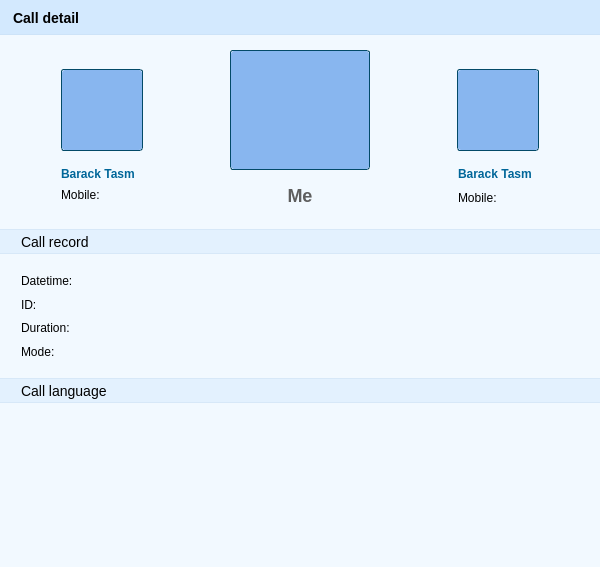
<?xml version="1.0" encoding="UTF-8"?>
<ui version="4.0">
 <class>ns::ViewRecentDetail</class>
 <widget class="QWidget" name="ns::ViewRecentDetail">
  <property name="geometry">
   <rect>
    <x>0</x>
    <y>0</y>
    <width>600</width>
    <height>567</height>
   </rect>
  </property>
  <property name="minimumSize">
   <size>
    <width>600</width>
    <height>567</height>
   </size>
  </property>
  <property name="maximumSize">
   <size>
    <width>600</width>
    <height>567</height>
   </size>
  </property>
  <property name="windowTitle">
   <string>YesPo Service Client</string>
  </property>
  <property name="styleSheet">
   <string notr="true">* {
	font-family: Verdana, &quot;宋体&quot;, Arial, Sans-serif, Segoe UI, Tahoma;
}

#widgetTitlePanel {
	background: #d3e9fe;
	border-bottom: 1px solid #cde3f8;
}

#widgetTitlePanel #labelTitle {
	font-size: 14px;
	font-weight: bold;
}

#widgetBottom {
	background: #f2f9ff;
}

#widgetBottom #widgetCallerPhoto, #widgetBottom #widgetCalleePhoto {
	border: 1px solid #034a68;
	border-radius: 3px;
}

#widgetBottom #widgetMePhoto{
	border: 1px solid #034a68;
	border-radius: 3px;
}

#labelCallerArrow,#labelMeArrow {
	border-image: url(:/images/ui/recent_forward.png) 0 20 0 0;
	border-top: 0px transparent;
	border-right: 20px transparent;
	border-bottom: 0px transparent;
	border-left: 0px transparent;
}

#labelCallLanguage,#labelCallRecord {
	background: #e3f1fe;
	border-top: 1px solid #d7e8f8;
	border-bottom: 1px solid #d7e8f8;
	padding-left: 18px;
	font-size : 12px;
}

#labelCallerName,#labelCalleeName {
	font-weight: bold;
	color : #006699;
}

#labelMeName {
	font-size: 18px;
	color: #5e5e5e;
	font-weight: bold;
}

#labelCallInfo,#labelCallLanguage,#labelCallRecord {
	font-size: 14px;
}

#labelCallerPhoto,#labelCalleePhoto,#labelMePhoto {
	background: #88b6ef;
	border-radius: 3px;
}
#labelCalleeInfo,#labelCalleeName {
	padding-left:70px;
}</string>
  </property>
  <layout class="QVBoxLayout" name="verticalLayout">
   <property name="spacing">
    <number>0</number>
   </property>
   <property name="margin">
    <number>0</number>
   </property>
   <item>
    <widget class="QWidget" name="widgetTitlePanel" native="true">
     <property name="minimumSize">
      <size>
       <width>0</width>
       <height>35</height>
      </size>
     </property>
     <property name="maximumSize">
      <size>
       <width>16777215</width>
       <height>35</height>
      </size>
     </property>
     <layout class="QHBoxLayout" name="horizontalLayout_3">
      <property name="leftMargin">
       <number>13</number>
      </property>
      <item>
       <widget class="QLabel" name="labelTitle">
        <property name="minimumSize">
         <size>
          <width>0</width>
          <height>0</height>
         </size>
        </property>
        <property name="maximumSize">
         <size>
          <width>16777215</width>
          <height>16777215</height>
         </size>
        </property>
        <property name="text">
         <string>Call detail</string>
        </property>
       </widget>
      </item>
     </layout>
    </widget>
   </item>
   <item>
    <widget class="QWidget" name="widgetBottom" native="true">
     <layout class="QVBoxLayout" name="verticalLayout_2">
      <property name="spacing">
       <number>0</number>
      </property>
      <property name="margin">
       <number>0</number>
      </property>
      <item>
       <widget class="QWidget" name="widgetCallInfo" native="true">
        <property name="minimumSize">
         <size>
          <width>0</width>
          <height>194</height>
         </size>
        </property>
        <property name="maximumSize">
         <size>
          <width>16777215</width>
          <height>194</height>
         </size>
        </property>
        <layout class="QHBoxLayout" name="horizontalLayout_14">
         <property name="spacing">
          <number>15</number>
         </property>
         <property name="leftMargin">
          <number>9</number>
         </property>
         <property name="topMargin">
          <number>15</number>
         </property>
         <property name="rightMargin">
          <number>9</number>
         </property>
         <item>
          <spacer name="horizontalSpacer">
           <property name="orientation">
            <enum>Qt::Horizontal</enum>
           </property>
           <property name="sizeHint" stdset="0">
            <size>
             <width>128</width>
             <height>20</height>
            </size>
           </property>
          </spacer>
         </item>
         <item>
          <widget class="QWidget" name="widgetCaller" native="true">
           <layout class="QVBoxLayout" name="verticalLayout_11">
            <property name="spacing">
             <number>9</number>
            </property>
            <property name="leftMargin">
             <number>0</number>
            </property>
            <property name="topMargin">
             <number>19</number>
            </property>
            <property name="rightMargin">
             <number>0</number>
            </property>
            <item>
             <layout class="QHBoxLayout" name="horizontalLayout_12">
              <property name="spacing">
               <number>15</number>
              </property>
              <item>
               <widget class="QWidget" name="widgetCallerPhoto" native="true">
                <property name="minimumSize">
                 <size>
                  <width>82</width>
                  <height>82</height>
                 </size>
                </property>
                <property name="maximumSize">
                 <size>
                  <width>82</width>
                  <height>82</height>
                 </size>
                </property>
                <layout class="QVBoxLayout" name="verticalLayout_4">
                 <property name="spacing">
                  <number>0</number>
                 </property>
                 <property name="margin">
                  <number>1</number>
                 </property>
                 <item>
                  <widget class="ns::ElidedLabel" name="labelCallerPhoto">
                   <property name="minimumSize">
                    <size>
                     <width>80</width>
                     <height>80</height>
                    </size>
                   </property>
                   <property name="maximumSize">
                    <size>
                     <width>80</width>
                     <height>80</height>
                    </size>
                   </property>
                   <property name="text">
                    <string/>
                   </property>
                   <property name="alignment">
                    <set>Qt::AlignCenter</set>
                   </property>
                  </widget>
                 </item>
                </layout>
               </widget>
              </item>
              <item>
               <widget class="QLabel" name="labelCallerArrow">
                <property name="minimumSize">
                 <size>
                  <width>57</width>
                  <height>28</height>
                 </size>
                </property>
                <property name="maximumSize">
                 <size>
                  <width>57</width>
                  <height>28</height>
                 </size>
                </property>
                <property name="text">
                 <string/>
                </property>
               </widget>
              </item>
             </layout>
            </item>
            <item>
             <layout class="QVBoxLayout" name="verticalLayout_8">
              <property name="spacing">
               <number>0</number>
              </property>
              <item>
               <widget class="QLabel" name="labelCallerName">
                <property name="text">
                 <string>Barack Tasm</string>
                </property>
                <property name="scaledContents">
                 <bool>true</bool>
                </property>
               </widget>
              </item>
              <item>
               <widget class="QLabel" name="labelCallerInfo">
                <property name="minimumSize">
                 <size>
                  <width>0</width>
                  <height>23</height>
                 </size>
                </property>
                <property name="maximumSize">
                 <size>
                  <width>16777215</width>
                  <height>23</height>
                 </size>
                </property>
                <property name="text">
                 <string>Mobile:</string>
                </property>
                <property name="scaledContents">
                 <bool>true</bool>
                </property>
                <property name="alignment">
                 <set>Qt::AlignLeading|Qt::AlignLeft|Qt::AlignTop</set>
                </property>
               </widget>
              </item>
             </layout>
            </item>
           </layout>
          </widget>
         </item>
         <item>
          <widget class="QWidget" name="widget" native="true">
           <layout class="QVBoxLayout" name="verticalLayout_13">
            <property name="spacing">
             <number>0</number>
            </property>
            <property name="margin">
             <number>0</number>
            </property>
            <item>
             <widget class="QWidget" name="widgetMePhoto" native="true">
              <property name="minimumSize">
               <size>
                <width>140</width>
                <height>120</height>
               </size>
              </property>
              <property name="maximumSize">
               <size>
                <width>140</width>
                <height>120</height>
               </size>
              </property>
              <layout class="QVBoxLayout" name="verticalLayout_5">
               <property name="spacing">
                <number>0</number>
               </property>
               <property name="margin">
                <number>1</number>
               </property>
               <item>
                <widget class="ns::ElidedLabel" name="labelMePhoto">
                 <property name="minimumSize">
                  <size>
                   <width>138</width>
                   <height>118</height>
                  </size>
                 </property>
                 <property name="maximumSize">
                  <size>
                   <width>138</width>
                   <height>118</height>
                  </size>
                 </property>
                 <property name="text">
                  <string/>
                 </property>
                 <property name="alignment">
                  <set>Qt::AlignCenter</set>
                 </property>
                </widget>
               </item>
              </layout>
             </widget>
            </item>
            <item>
             <widget class="QLabel" name="labelMeName">
              <property name="text">
               <string>Me</string>
              </property>
              <property name="scaledContents">
               <bool>true</bool>
              </property>
              <property name="alignment">
               <set>Qt::AlignCenter</set>
              </property>
             </widget>
            </item>
           </layout>
          </widget>
         </item>
         <item>
          <widget class="QWidget" name="widgetCallee" native="true">
           <layout class="QVBoxLayout" name="verticalLayout_10">
            <property name="spacing">
             <number>9</number>
            </property>
            <property name="leftMargin">
             <number>0</number>
            </property>
            <property name="topMargin">
             <number>19</number>
            </property>
            <property name="rightMargin">
             <number>0</number>
            </property>
            <item>
             <layout class="QHBoxLayout" name="horizontalLayout_8">
              <property name="spacing">
               <number>15</number>
              </property>
              <item>
               <widget class="QLabel" name="labelMeArrow">
                <property name="minimumSize">
                 <size>
                  <width>57</width>
                  <height>28</height>
                 </size>
                </property>
                <property name="maximumSize">
                 <size>
                  <width>57</width>
                  <height>28</height>
                 </size>
                </property>
                <property name="text">
                 <string/>
                </property>
               </widget>
              </item>
              <item>
               <widget class="QWidget" name="widgetCalleePhoto" native="true">
                <property name="minimumSize">
                 <size>
                  <width>82</width>
                  <height>82</height>
                 </size>
                </property>
                <property name="maximumSize">
                 <size>
                  <width>82</width>
                  <height>82</height>
                 </size>
                </property>
                <layout class="QVBoxLayout" name="verticalLayout_6">
                 <property name="spacing">
                  <number>0</number>
                 </property>
                 <property name="margin">
                  <number>1</number>
                 </property>
                 <item>
                  <widget class="ns::ElidedLabel" name="labelCalleePhoto">
                   <property name="minimumSize">
                    <size>
                     <width>80</width>
                     <height>80</height>
                    </size>
                   </property>
                   <property name="maximumSize">
                    <size>
                     <width>80</width>
                     <height>80</height>
                    </size>
                   </property>
                   <property name="text">
                    <string/>
                   </property>
                   <property name="alignment">
                    <set>Qt::AlignCenter</set>
                   </property>
                  </widget>
                 </item>
                </layout>
               </widget>
              </item>
             </layout>
            </item>
            <item>
             <layout class="QVBoxLayout" name="verticalLayout_9">
              <property name="spacing">
               <number>0</number>
              </property>
              <item>
               <widget class="QLabel" name="labelCalleeName">
                <property name="text">
                 <string>Barack Tasm</string>
                </property>
                <property name="scaledContents">
                 <bool>true</bool>
                </property>
               </widget>
              </item>
              <item>
               <widget class="QLabel" name="labelCalleeInfo">
                <property name="minimumSize">
                 <size>
                  <width>0</width>
                  <height>23</height>
                 </size>
                </property>
                <property name="maximumSize">
                 <size>
                  <width>16777215</width>
                  <height>23</height>
                 </size>
                </property>
                <property name="text">
                 <string>Mobile:</string>
                </property>
                <property name="scaledContents">
                 <bool>true</bool>
                </property>
                <property name="alignment">
                 <set>Qt::AlignLeading|Qt::AlignLeft|Qt::AlignTop</set>
                </property>
               </widget>
              </item>
             </layout>
            </item>
           </layout>
          </widget>
         </item>
         <item>
          <spacer name="horizontalSpacer_3">
           <property name="orientation">
            <enum>Qt::Horizontal</enum>
           </property>
           <property name="sizeHint" stdset="0">
            <size>
             <width>128</width>
             <height>20</height>
            </size>
           </property>
          </spacer>
         </item>
        </layout>
       </widget>
      </item>
      <item>
       <widget class="QLabel" name="labelCallRecord">
        <property name="minimumSize">
         <size>
          <width>0</width>
          <height>25</height>
         </size>
        </property>
        <property name="maximumSize">
         <size>
          <width>16777215</width>
          <height>25</height>
         </size>
        </property>
        <property name="text">
         <string>Call record</string>
        </property>
       </widget>
      </item>
      <item>
       <widget class="QWidget" name="widgetCallRecord" native="true">
        <property name="minimumSize">
         <size>
          <width>0</width>
          <height>124</height>
         </size>
        </property>
        <property name="maximumSize">
         <size>
          <width>16777215</width>
          <height>124</height>
         </size>
        </property>
        <layout class="QVBoxLayout" name="verticalLayout_7">
         <property name="spacing">
          <number>0</number>
         </property>
         <property name="leftMargin">
          <number>0</number>
         </property>
         <property name="topMargin">
          <number>15</number>
         </property>
         <property name="rightMargin">
          <number>0</number>
         </property>
         <property name="bottomMargin">
          <number>15</number>
         </property>
         <item>
          <layout class="QHBoxLayout" name="horizontalLayout">
           <property name="spacing">
            <number>0</number>
           </property>
           <property name="leftMargin">
            <number>21</number>
           </property>
           <item>
            <widget class="QLabel" name="labelCallDatetime">
             <property name="minimumSize">
              <size>
               <width>60</width>
               <height>0</height>
              </size>
             </property>
             <property name="maximumSize">
              <size>
               <width>60</width>
               <height>16777215</height>
              </size>
             </property>
             <property name="text">
              <string>Datetime:</string>
             </property>
             <property name="alignment">
              <set>Qt::AlignLeading|Qt::AlignLeft|Qt::AlignVCenter</set>
             </property>
            </widget>
           </item>
           <item>
            <widget class="QLabel" name="labelCallDatetimeValue">
             <property name="minimumSize">
              <size>
               <width>0</width>
               <height>0</height>
              </size>
             </property>
             <property name="maximumSize">
              <size>
               <width>16777215</width>
               <height>16777215</height>
              </size>
             </property>
             <property name="text">
              <string/>
             </property>
             <property name="alignment">
              <set>Qt::AlignLeading|Qt::AlignLeft|Qt::AlignVCenter</set>
             </property>
            </widget>
           </item>
          </layout>
         </item>
         <item>
          <layout class="QHBoxLayout" name="horizontalLayout_5">
           <property name="spacing">
            <number>0</number>
           </property>
           <property name="leftMargin">
            <number>21</number>
           </property>
           <item>
            <widget class="QLabel" name="labelCallID">
             <property name="minimumSize">
              <size>
               <width>60</width>
               <height>0</height>
              </size>
             </property>
             <property name="maximumSize">
              <size>
               <width>60</width>
               <height>16777215</height>
              </size>
             </property>
             <property name="text">
              <string>ID:</string>
             </property>
             <property name="alignment">
              <set>Qt::AlignLeading|Qt::AlignLeft|Qt::AlignVCenter</set>
             </property>
            </widget>
           </item>
           <item>
            <widget class="QLabel" name="labelCallIDValue">
             <property name="minimumSize">
              <size>
               <width>0</width>
               <height>0</height>
              </size>
             </property>
             <property name="maximumSize">
              <size>
               <width>16777215</width>
               <height>16777215</height>
              </size>
             </property>
             <property name="text">
              <string/>
             </property>
             <property name="alignment">
              <set>Qt::AlignLeading|Qt::AlignLeft|Qt::AlignVCenter</set>
             </property>
            </widget>
           </item>
          </layout>
         </item>
         <item>
          <layout class="QHBoxLayout" name="horizontalLayout_4">
           <property name="spacing">
            <number>0</number>
           </property>
           <property name="leftMargin">
            <number>21</number>
           </property>
           <item>
            <widget class="QLabel" name="labelCallDuration">
             <property name="minimumSize">
              <size>
               <width>60</width>
               <height>0</height>
              </size>
             </property>
             <property name="maximumSize">
              <size>
               <width>60</width>
               <height>16777215</height>
              </size>
             </property>
             <property name="text">
              <string>Duration:</string>
             </property>
             <property name="alignment">
              <set>Qt::AlignLeading|Qt::AlignLeft|Qt::AlignVCenter</set>
             </property>
            </widget>
           </item>
           <item>
            <widget class="QLabel" name="labelCallDurationValue">
             <property name="minimumSize">
              <size>
               <width>0</width>
               <height>0</height>
              </size>
             </property>
             <property name="maximumSize">
              <size>
               <width>16777215</width>
               <height>16777215</height>
              </size>
             </property>
             <property name="text">
              <string/>
             </property>
             <property name="alignment">
              <set>Qt::AlignLeading|Qt::AlignLeft|Qt::AlignVCenter</set>
             </property>
            </widget>
           </item>
          </layout>
         </item>
         <item>
          <layout class="QHBoxLayout" name="horizontalLayout_6">
           <property name="spacing">
            <number>0</number>
           </property>
           <property name="leftMargin">
            <number>21</number>
           </property>
           <item>
            <widget class="QLabel" name="labelCallMode">
             <property name="minimumSize">
              <size>
               <width>60</width>
               <height>0</height>
              </size>
             </property>
             <property name="maximumSize">
              <size>
               <width>60</width>
               <height>16777215</height>
              </size>
             </property>
             <property name="text">
              <string>Mode:</string>
             </property>
             <property name="alignment">
              <set>Qt::AlignLeading|Qt::AlignLeft|Qt::AlignVCenter</set>
             </property>
            </widget>
           </item>
           <item>
            <widget class="QLabel" name="labelCallModeValue">
             <property name="minimumSize">
              <size>
               <width>0</width>
               <height>0</height>
              </size>
             </property>
             <property name="maximumSize">
              <size>
               <width>16777215</width>
               <height>16777215</height>
              </size>
             </property>
             <property name="text">
              <string/>
             </property>
             <property name="alignment">
              <set>Qt::AlignLeading|Qt::AlignLeft|Qt::AlignVCenter</set>
             </property>
            </widget>
           </item>
          </layout>
         </item>
        </layout>
       </widget>
      </item>
      <item>
       <widget class="QLabel" name="labelCallLanguage">
        <property name="minimumSize">
         <size>
          <width>0</width>
          <height>25</height>
         </size>
        </property>
        <property name="maximumSize">
         <size>
          <width>16777215</width>
          <height>25</height>
         </size>
        </property>
        <property name="text">
         <string>Call language</string>
        </property>
       </widget>
      </item>
      <item>
       <widget class="QWidget" name="widgetCallLanguage" native="true">
        <property name="minimumSize">
         <size>
          <width>0</width>
          <height>66</height>
         </size>
        </property>
        <property name="maximumSize">
         <size>
          <width>16777215</width>
          <height>66</height>
         </size>
        </property>
        <layout class="QVBoxLayout" name="verticalLayout_3">
         <item>
          <layout class="QHBoxLayout" name="horizontalLayout_2">
           <item>
            <widget class="ns::TranslationLanguage" name="widgetTranslationLanguage" native="true"/>
           </item>
           <item>
            <spacer name="horizontalSpacer_2">
             <property name="orientation">
              <enum>Qt::Horizontal</enum>
             </property>
             <property name="sizeHint" stdset="0">
              <size>
               <width>40</width>
               <height>20</height>
              </size>
             </property>
            </spacer>
           </item>
          </layout>
         </item>
        </layout>
       </widget>
      </item>
      <item>
       <spacer name="verticalSpacer">
        <property name="orientation">
         <enum>Qt::Vertical</enum>
        </property>
        <property name="sizeHint" stdset="0">
         <size>
          <width>20</width>
          <height>155</height>
         </size>
        </property>
       </spacer>
      </item>
     </layout>
    </widget>
   </item>
  </layout>
  <widget class="QWidget" name="layoutWidget">
   <property name="geometry">
    <rect>
     <x>0</x>
     <y>0</y>
     <width>100</width>
     <height>30</height>
    </rect>
   </property>
   <layout class="QHBoxLayout" name="horizontalLayout_7"/>
  </widget>
  <widget class="QWidget" name="layoutWidget">
   <property name="geometry">
    <rect>
     <x>0</x>
     <y>0</y>
     <width>100</width>
     <height>30</height>
    </rect>
   </property>
   <layout class="QHBoxLayout" name="horizontalLayout_9"/>
  </widget>
  <widget class="QWidget" name="layoutWidget">
   <property name="geometry">
    <rect>
     <x>0</x>
     <y>0</y>
     <width>100</width>
     <height>30</height>
    </rect>
   </property>
   <layout class="QHBoxLayout" name="horizontalLayout_10"/>
  </widget>
  <widget class="QWidget" name="layoutWidget">
   <property name="geometry">
    <rect>
     <x>0</x>
     <y>0</y>
     <width>100</width>
     <height>30</height>
    </rect>
   </property>
   <layout class="QHBoxLayout" name="horizontalLayout_11"/>
  </widget>
 </widget>
 <customwidgets>
  <customwidget>
   <class>ns::ElidedLabel</class>
   <extends>QLabel</extends>
   <header>elidedlabel.h</header>
  </customwidget>
  <customwidget>
   <class>ns::TranslationLanguage</class>
   <extends>QWidget</extends>
   <header>translationlanguage.h</header>
   <container>1</container>
  </customwidget>
 </customwidgets>
 <resources>
  <include location="translator.qrc"/>
 </resources>
 <connections/>
</ui>
